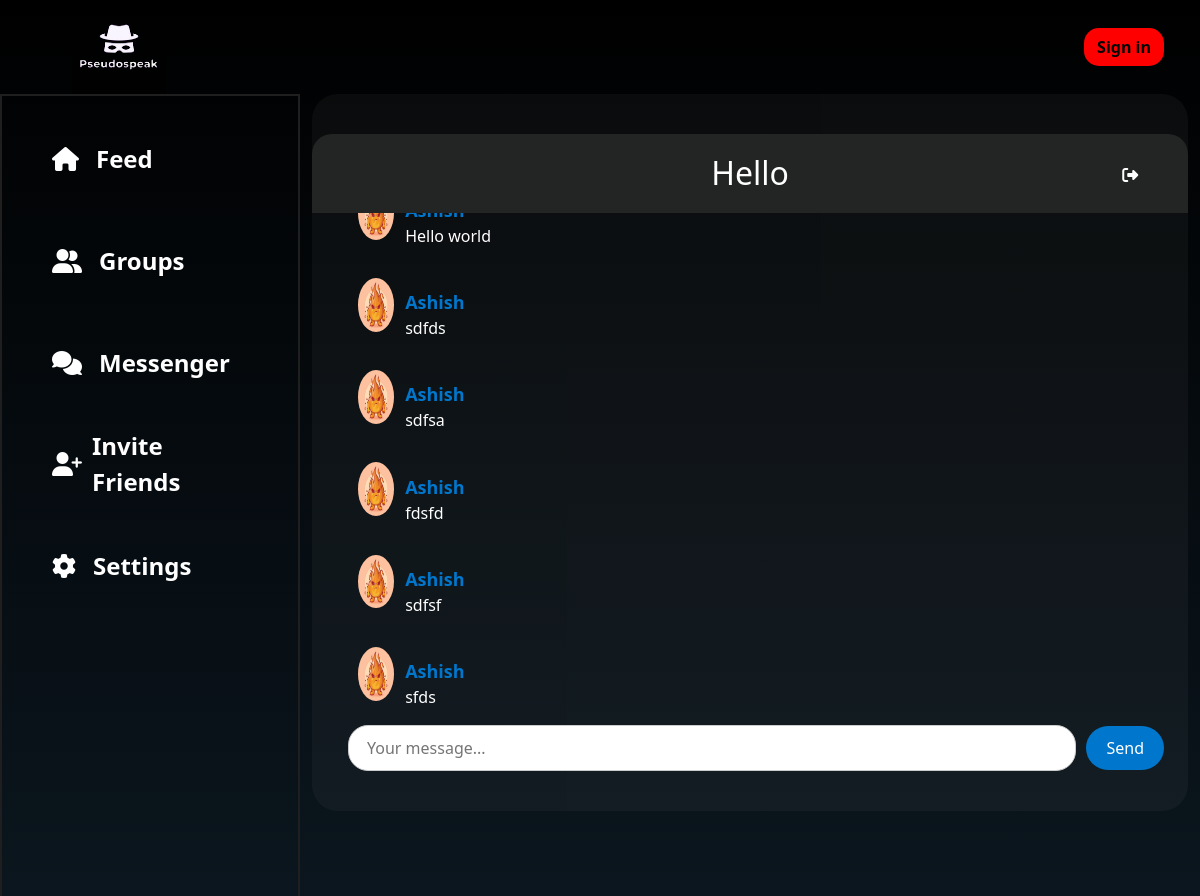
The app's page /room/categories/hello with its own data.
### room/models.py (models this page shows, shortened)
class Room(models.Model):
    users=models.ManyToManyField(User,related_name='joined_user')
    owner = models.ForeignKey(User, null=True, on_delete=models.CASCADE)
    description=models.TextField(default=None,blank=True,null=True)
    name=models.CharField(unique=True,max_length=255)
    slug=models.SlugField(unique=True)
    room_img=models.ImageField(null=True)
    category=models.ForeignKey(Category,null=True,on_delete=models.CASCADE)

class Message(models.Model):
    room = models.ForeignKey(Room, related_name='messages', on_delete=models.CASCADE)
    user=models.ForeignKey(User,null=True,on_delete=models.CASCADE)
    content=models.TextField()
    image=models.ImageField(null=True,blank=True,upload_to="images/")
    likes=models.IntegerField(null=True,default=0)
    view_count=models.IntegerField(null=True,default=0)
    date_added = models.DateTimeField(auto_now_add=True,null=True)
    parent_message = models.ForeignKey('self', null=True, blank=True, on_delete=models.CASCADE, related_name='replies')
    def decrypt_message(self):  # Replace with your actual secret key
        try:
            f=Fernet(settings.ENCRYPT_KEY)
            message_decrypted=f.decrypt(self.content)
            message_decoded=message_decrypted.decode('utf-8')
            return message_decoded
        except Exception as e:
            print(f"InvalidToken exception: {e.__cause__}")
            return "Invalid decryption token"
    class Meta:
        ordering = ('date_added',)

### main/models.py (models this page shows, shortened)
class Profile(models.Model):
    user=models.OneToOneField(User,null=True,on_delete=models.CASCADE)
    blocked_user=models.ManyToManyField(User,related_name="block_users",blank=True)
    profile_img=models.ImageField(null=True,blank=True,upload_to='images/')
    bio=models.CharField(null=True,max_length=51)
    follow=models.ManyToManyField(User,related_name='follow',blank=True)
    following=models.ManyToManyField(User,related_name='following',blank=True)

### room/views.py (the view, shortened to what this page needs)
# urls.py: path("room/",include("room.urls")),
def room(request, slug):
    room=Room.objects.get(slug=slug)
    room=Room.objects.get(slug=slug)
    messages=Message.objects.filter(room=room)
    return render(request, 'room/room.html', {'room': room, 'messages': messages})

### room/templates/room/room.html (shortened to what this page needs)
{% load static %}
<!DOCTYPE html>
<html lang="en">
  <head>
    <link
      href="https://cdn.jsdelivr.net/npm/bootstrap@5.3.1/dist/css/bootstrap.min.css"
      rel="stylesheet"
    />
    <link rel="stylesheet" href="{% static 'main/css/index.css' %}">
  </head>
  <body>
    <div class="wrapper">
    <nav class="navbar navbar-expand bg-body-tertiary">
      <div class="container-fluid">
        <a class="navbar-brand ms-5 nav-logo" href="{% url 'index' %}"
          ><img src="/media/images/pseudospeakLogo.jpg" alt=""></a
        >
        <div class="collapse navbar-collapse" id="navbarSupportedContent">
          {% if user.is_authenticated %}
          <img
            id="profile_img_navbar"
            src="{{ user.profile.profile_img.url }}"
            alt=""
            style="
              width: 50px;
              height: 50px;
              border-radius: 50%;
              margin-right: 10px;
            "
          />
          <a href="{% url 'logout' %}" class="btn signbtn me-4">Logout</a>
          {% else %}
          <a href="{% url 'login_or_signup_view' %}" class="btn signbtn me-4"
            >Sign in</a
          >
          {% endif %}
        </div>
      </div>
    </nav>
    <div class="container-fluid">
      <div class="row content-1">
        <div class="col-3 content-1a res2 sidebar" id="sidebar">
          <ul>
            <li class="active">
              <i class="fa-solid fa-house"></i
              ><a href="{% url 'index' %}">Feed</a>
            </li>
            <li>
              <i class="fa-solid fa-user-group"></i
              ><a href="{% url 'rooms' name='recommended' %}">Groups</a>
            </li>
            <li>
              <i class="fa-solid fa-comments"></i
              ><a href="{% url 'messenger' %}">Messenger</a>
            </li>
            <li><i class="fa-solid fa-user-plus"></i>Invite Friends</li>
            <li>
              <i class="fa-solid fa-gear"></i
              ><a href="{% url 'settings' %}">Settings</a>
            </li>
          </ul>
        </div>
        <div class="col-9 chat-container">
          <div class="group-name">
            <h1>{{ room.name }}</h1>
            <div style="margin-top: -2vw">
              <button
                id="exit"
                style="
                  position: absolute;
                  right: 5%;
                  background-color: transparent;
                  border: none;
                "
              >
                <i class="fa-solid fa-right-from-bracket"></i>
              </button>
            </div>
          </div>
          <div class="lg:w-2/4 lg:mx-auto p-4 rounded-xl">
            <div class="chat-messages space-y-3" id="chat-messages">
              <p style="color: slategrey; position: relative; left: 120%">{{room.owner}} created the group</p>
              {% for m in messages %}
              <div class="chat-message">
                <img class="user-profile-img1" src="{{m.user.profile.profile_img.url}}" alt="" />
                <div class="user-msg-pr">
                  <span>
                    <a href="{% url 'dashboard' profileId=m.user.username %}"><b>{{ m.user.username }} </b></a>
                  </span>
                  <span class="user-msg-pr1"> {{ m.decrypt_message }} </span>
                </div>
              </div>
              {% endfor %}
            </div>
          </div>
          <div class="msg-out w-80 mx-auto p-4 rounded-xl">
            <form method="post" action="." class="message-input-form">
              <input
                type="text"
                name="content"
                class="msg-in flex-1 mr-3 w-full rounded-l-lg"
                placeholder="Your message..."
                id="chat-message-input"
              />
              <button
                class="msg-button1"
                id="chat-message-submit"
              >
                Send
              </button>
            </form>
          </div>
        </div>
      </div>
    </div>
  </div>
  </body>
</html>

### main/static/main/css/index.css (style rules this page uses)
body { background: linear-gradient(to bottom, #000000, #0b161e); color: white; overflow: hidden; }
.nav-logo { padding: 0; margin: -8px 90px; font-weight: bolder; font-family: serif; }
.nav-logo img { width: 50%; padding-left: 1vw; mix-blend-mode: hard-light; }
.navbar.bg-body-tertiary { background-color: transparent !important; color: white; }
.signbtn { background-color: red; color: rgb(5, 5, 5); border-radius: 15px; font-family: "Segoe UI", Tahoma, Geneva, Verdana, sans-serif; font-weight: bold; }
.content-1 { height: 90vh; }
.content-1a { border: 2px solid #1f1f20; height: 90vh; }
.content-1a ul li { list-style: none; margin: 30px 18px; font-size: x-large; font-weight: 600; border-radius: 30px; padding-left: 20px; padding-top: 5px; height: 8vh; background: none; }
.content-1a ul { list-style-type: none; padding: 0; }
.content-1a li { display: flex; align-items: center; color: white; background-color: transparent; padding: 10px 15px; cursor: pointer; transition: background-color 0.2s ease; }
.content-1a i.fa-solid { font-size: 24px; margin-right: 10px; }
.content-1a li a { color: white; text-decoration: none; }
a { color: white; text-decoration: none; }

### room/templates/room/room.html (style rules this page uses)
.chat-container { background-color: hsla(0, 0%, 53%, 0.07); padding-top: 20px; display: flex; flex-direction: column; align-items: flex-start; width: 73%; height: 80vh; overflow-y: auto; border-radius: 26px; position: fixed; right: 1vw; }
.group-name { background-color: #232525; padding: 20px; text-align: center; width: 73%; max-height: 9vh; border-radius: 20px 20px 0px 0px; overflow: hidden; white-space: nowrap; text-overflow: ellipsis; display: flex; align-items: center; justify-content: center; position: fixed; top: 15%; right: 1vw; z-index: 999; }
.group-name h1 { font-size: 2rem; color: white; margin: 0; }
.group-name button { color: white; margin: 0; }
.message-input-form { display: flex; align-items: center; margin-top: 35px; position: fixed; top: 77%; left: 29%; width: 68vw; }
#chat-message-input { flex: 1; padding: 10px; border: 1px solid #ccc; border-radius: 20px; margin-right: 10px; width: 80%; padding-left: 18px; }
#chat-message-submit { padding: 10px 20px; border: none; background-color: #0077CC; color: white; border-radius: 5px; cursor: pointer; }
.chat-messages { width: 100%; margin: 20px auto; }
.chat-message { background-color: hsla(0, 0%, 53%, 0); color: white; padding: 10px; border-radius: 5px; margin-bottom: 10px; }
.chat-message b { font-weight: bold; color: #0077CC; font-size:large; }
body { background-color: #1f1f20; color: #e90ccb; overflow-y: hidden; }
.nav-logo { color: rgba(233, 11, 233, 0.973); font-size: xx-large; font-weight: bolder; font-family: serif; }
.navbar.bg-body-tertiary { background-color: transparent !important; color: white; }
.signbtn { background-color: #e90ccb; color: rgb(5, 5, 5); border-radius: 15px; font-family: "Segoe UI", Tahoma, Geneva, Verdana, sans-serif; font-weight: bold; }
a { color: white; text-decoration: none; margin-left: 7px; }
.content-1 { height: 90vh; }
.content-1a { border: 2px solid #1f1f20; height: 90vh; }
.content-1a ul li { list-style: none; margin: 30px 18px; font-size: x-large; font-weight: 600; border-radius: 30px; padding-left: 20px; padding-top: 5px; height: 8vh; background: none; }
.content-1a ul { list-style-type: none; padding: 0; }
.content-1a li { display: flex; align-items: center; color: rgba(233, 11, 233, 0.973); background-color: transparent; padding: 10px 15px; cursor: pointer; transition: background-color 0.2s ease; }
.content-1a i.fa-solid { font-size: 24px; margin-right: 10px; }
.content-1a li a { color: rgba(233, 11, 233, 0.973); text-decoration: none; }
.user-profile-img1 { width: 3vw; height: 6vh; overflow: hidden; border-radius: 57%; }
.message-input-form input { outline:none; padding-left:10px; }
#chat-message-submit { border-radius:30px; }
.user-msg-pr { display: inline-flex; flex-direction: column; }
.user-msg-pr1 { padding-left: 7px; }

### records on screen
Room: name "Hello"
Message: user.profile.profile_img (picture), decrypt_message "Hello world"
Message: user.profile.profile_img (picture), user.username "Ashish", decrypt_message "sdfds"
Message: user.profile.profile_img (picture), user.username "Ashish", decrypt_message "sdfsa"
Message: user.profile.profile_img (picture), user.username "Ashish", decrypt_message "fdsfd"
Message: user.profile.profile_img (picture), user.username "Ashish", decrypt_message "sdfsf"
Message: user.profile.profile_img (picture), user.username "Ashish", decrypt_message "sfds"
